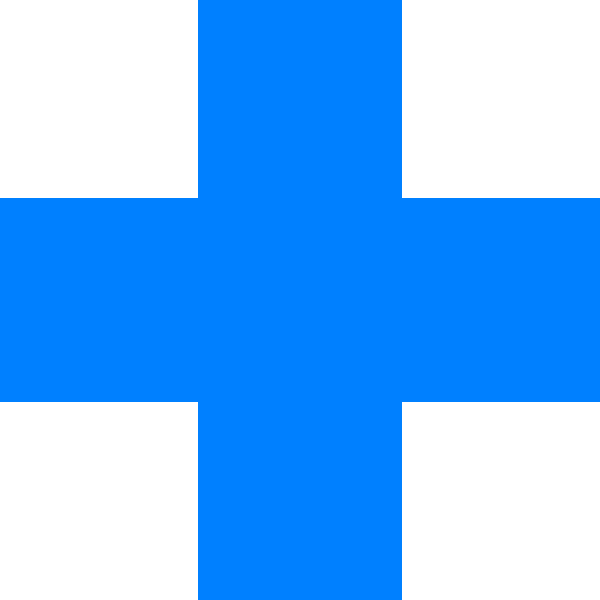
#> input picture robotx_vision/scripts/image/blue_cross.jpg, 600 x 600 px, given in place of the camera
$ python simple_shape_identify.py
#> lines starting #> are read from the running program, lines starting #| are printed output that depends on the picture; after the words box and inside, x2 and y2 are one past the last pixel; in counts of white or black regions, pixels touching at a corner belong together
import numpy as np
import cv2

cap = cv2.VideoCapture(1)

while True:
    ret, frame = cap.read()
#> frame is the input picture: shape (600, 600, 3); mean B, G, R 255, 183.3, 111.1
    frame = cv2.GaussianBlur(frame, (5, 5), 0)
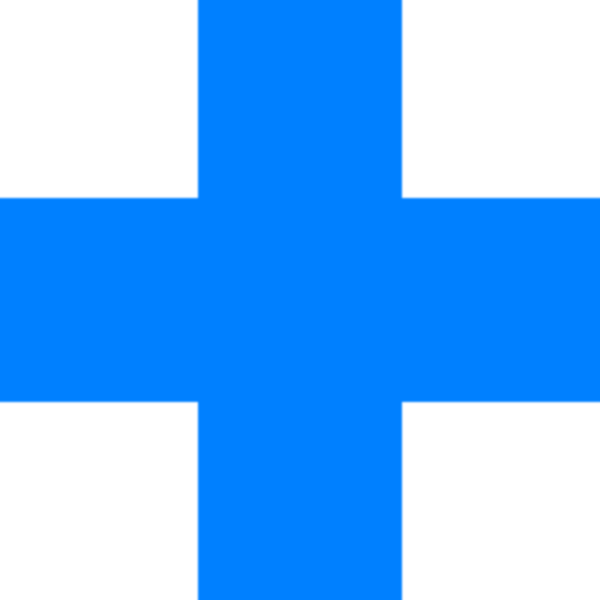
#> frame: shape (600, 600, 3); mean B, G, R 255, 183.3, 111.1
    gray = cv2.cvtColor(frame, cv2.COLOR_BGR2GRAY)
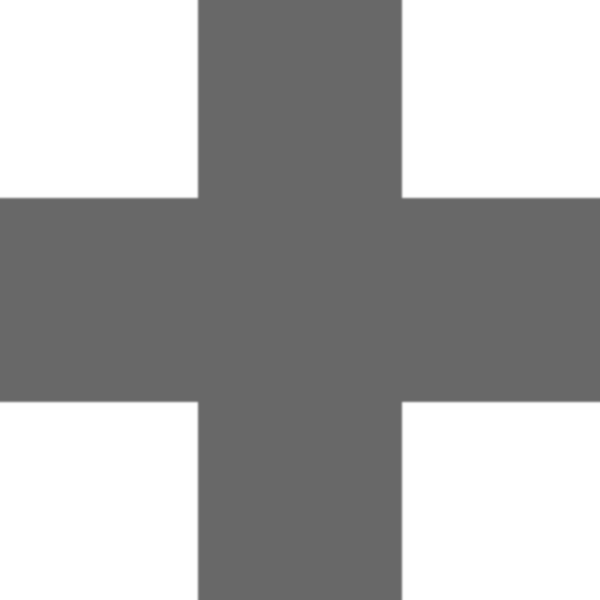
#> gray: shape (600, 600); min 104, max 255, mean 169.8
    # gray = cv2.equalizeHist(gray)
    gray = cv2.adaptiveThreshold(gray,255,cv2.ADAPTIVE_THRESH_GAUSSIAN_C,
                                 cv2.THRESH_BINARY,11,2)
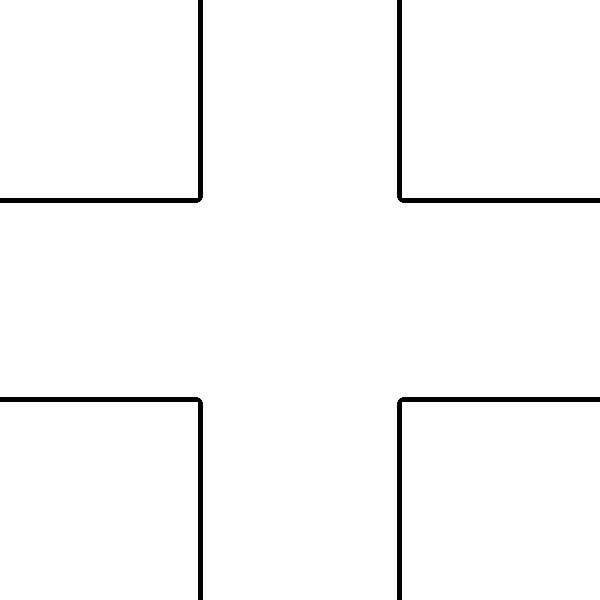
#> gray: shape (600, 600); 97.8% white; 4 black regions, box (x1, y1, x2, y2) and area: (0, 0, 203, 203) 1993, (397, 0, 600, 203) 1993, (0, 397, 203, 600) 1993, (397, 397, 600, 600) 1993
    # mask = cv2.Canny(gray, 100, 200, L2gradient=True)
    ret, mask = cv2.threshold(gray,127,255,cv2.THRESH_BINARY_INV)
    # cv2.imshow("mask", mask)

    kernel = np.ones((2, 2), np.uint8)
    mask = cv2.morphologyEx(mask, cv2.MORPH_OPEN, kernel)
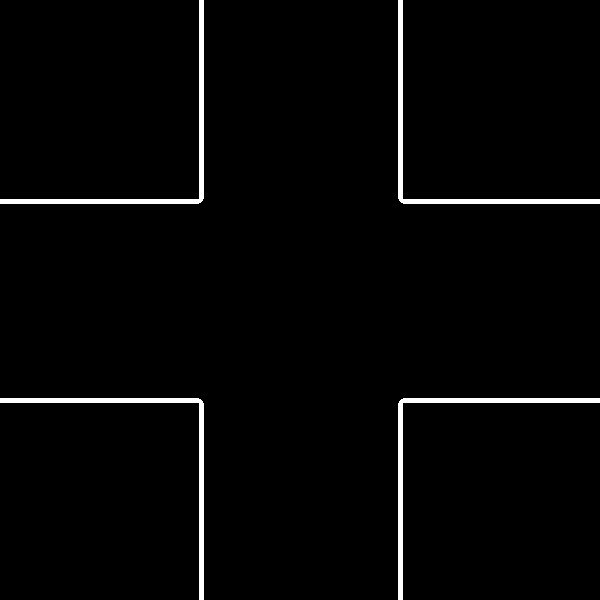
#> mask: shape (600, 600); 2.2% white; 4 white regions, box (x1, y1, x2, y2) and area: (0, 0, 204, 204) 2003, (398, 0, 600, 204) 1993, (0, 398, 204, 600) 1993, (398, 398, 600, 600) 1983
    # # morphological closing (fill small objects from the foreground)
    kernel = np.ones((2, 2), np.uint8)
    mask = cv2.morphologyEx(mask, cv2.MORPH_CLOSE, kernel)
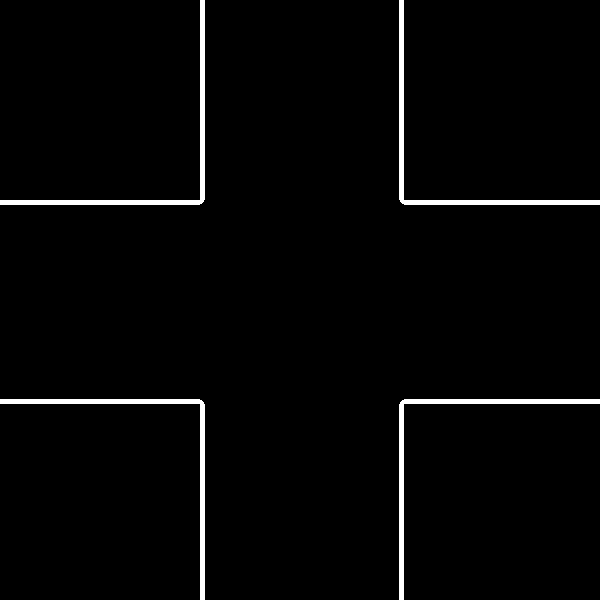
#> mask: shape (600, 600); 2.2% white; 4 white regions, box (x1, y1, x2, y2) and area: (0, 0, 205, 205) 2013, (399, 0, 600, 205) 1993, (0, 399, 205, 600) 1993, (399, 399, 600, 600) 1973
    cv2.imshow("mask morp", mask)

    hsv = cv2.cvtColor(frame, cv2.COLOR_BGR2HSV)
#> hsv: shape (600, 600, 3); mean H, S, V 60.2, 143.9, 255

    # hsv range
    color_mask = cv2.inRange(hsv, np.array([0,90,90]), np.array([25,255,255]))\
        + cv2.inRange(hsv, np.array([175,90,90]), np.array([255,255,255]))
#> color_mask: shape (600, 600); every value is 0

    kernel = np.ones((2, 2), np.uint8)
    color_mask = cv2.morphologyEx(color_mask, cv2.MORPH_OPEN, kernel)
    # # morphological closing (fill small objects from the foreground)
    kernel = np.ones((2, 2), np.uint8)
    color_mask = cv2.morphologyEx(color_mask, cv2.MORPH_CLOSE, kernel)
    cv2.imshow("color mask morp", color_mask)

    k = cv2.waitKey(1) & 0xFF
#> (key Esc is pressed here)
    if k == 27:
        break

cv2.destroyAllWindows()
cap.release()

$ run again, on robotx_vision/scripts/image/circle.jpg
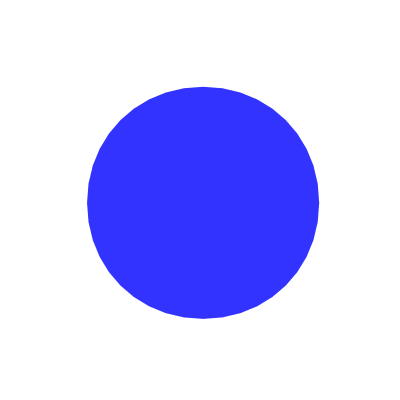
#> input picture robotx_vision/scripts/image/circle.jpg, 400 x 400 px, given in place of the camera
#> frame is the input picture: shape (400, 400, 3); mean B, G, R 255, 200.8, 200.5
#> `gray = cv2.adaptiveThreshold(gray,255,cv2.ADAPTIVE_THRESH_GAUSSIAN_C, ..`:
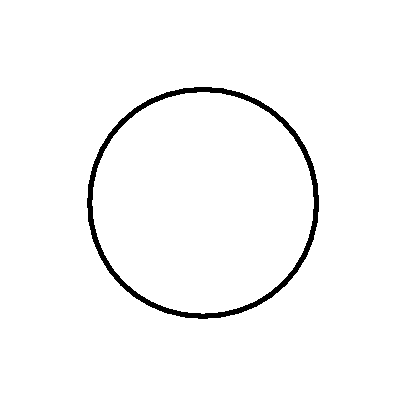
#> gray: shape (400, 400); 97.7% white; 1 black region, box (x1, y1, x2, y2) and area: (87, 87, 319, 319) 3717
#> `mask = cv2.morphologyEx(mask, cv2.MORPH_CLOSE, kernel)`:
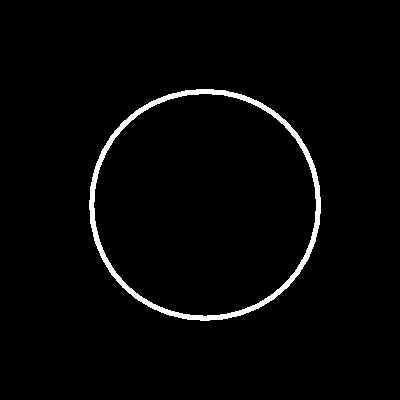
#> mask: shape (400, 400); 2.3% white; 1 white region, box (x1, y1, x2, y2) and area: (89, 89, 321, 321) 3717
#> hsv: shape (400, 400, 3); mean H, S, V 33.4, 54.5, 255
#> color_mask: shape (400, 400); every value is 0

$ run again, on robotx_vision/scripts/image/circle_temp.jpg
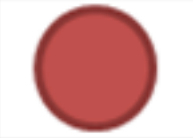
#> input picture robotx_vision/scripts/image/circle_temp.jpg, 193 x 138 px, given in place of the camera
#> frame is the input picture: shape (138, 193, 3); mean B, G, R 169.5, 170.5, 218.9
#> `gray = cv2.adaptiveThreshold(gray,255,cv2.ADAPTIVE_THRESH_GAUSSIAN_C, ..`:
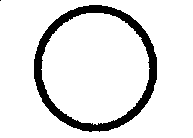
#> gray: shape (138, 193); 89.2% white; 2 black regions (1 under 20 px), largest, box (x1, y1, x2, y2) and area: (34, 5, 157, 132) 2872
#> hsv: shape (138, 193, 3); mean H, S, V 1.1, 69.5, 219
#> `color_mask = cv2.morphologyEx(color_mask, cv2.MORPH_CLOSE, kernel)`:
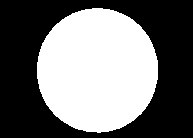
#> color_mask: shape (138, 193); 44.6% white; 1 white region, box (x1, y1, x2, y2) and area: (37, 8, 158, 133) 11878
